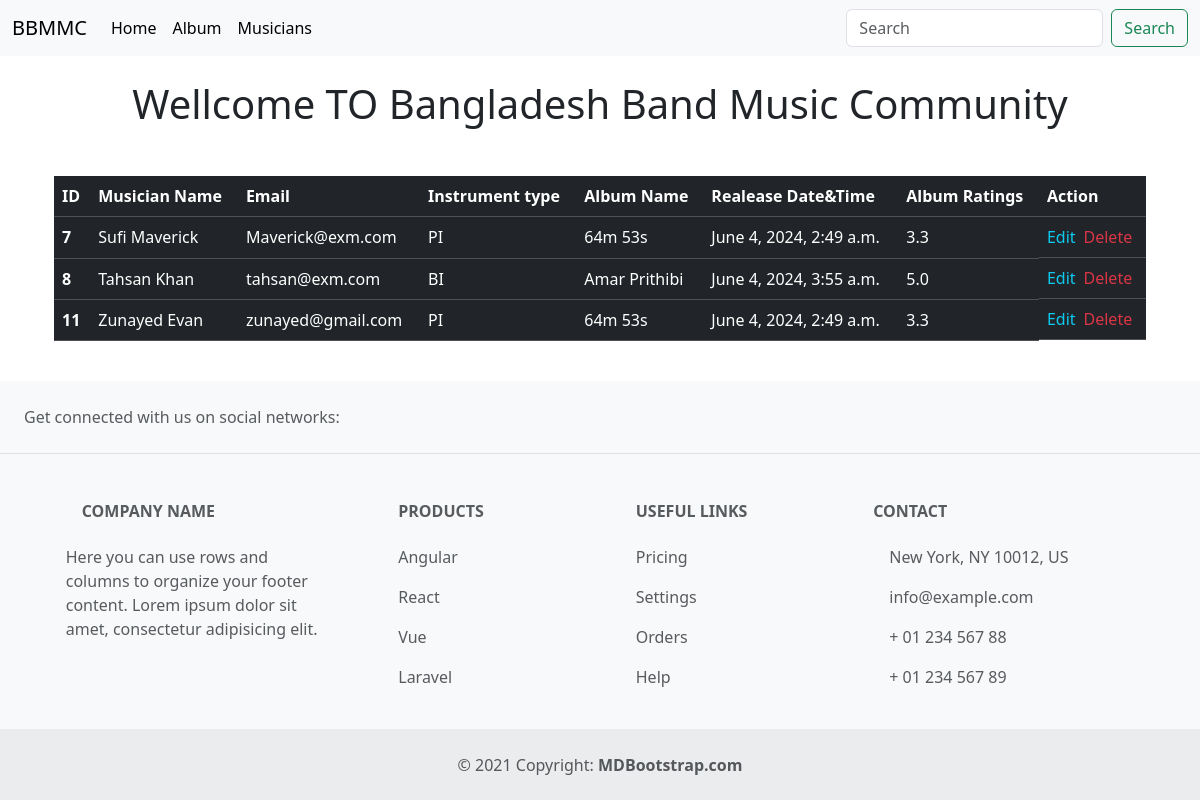
The page / on the database its author committed.
### Musician/models.py (models this page shows, shortened)
class MusicianModel(models.Model):
    firstname = models.CharField(max_length=60)
    lastname = models.CharField(max_length=60)
    useremail = models.EmailField()
    userphone = models.CharField(max_length=12)
    intrumenttype = models.CharField(max_length=150)
    album = models.ForeignKey(AlbumModel, on_delete=models.CASCADE)

### Album/models.py (models this page shows, shortened)
class AlbumModel(models.Model):
    albumname = models.CharField(max_length=80)
    albumreleasedate = models.DateTimeField(auto_now=True)
    albumrating = models.FloatField(
        validators=[MinValueValidator(1.0), MaxValueValidator(5.0)]
    )

### Main/views.py (the view)
# urls.py: path("", mainpage, name="home"),
def mainpage(req):
    infos = MusicianModel.objects.all()
    return render(req, "Main/Main.html", {"infos": infos})

### Main/templates/Main/Main.html (shortened to what this page needs)
{% extends 'Main/Base.html' %}
{% load static %}
{% block css %}
<link rel="stylesheet" href="{% static 'css/Main.css' %}">
{% endblock css %}
{% block hero_Section %}
<section class="container mx-auto mt-4">
    <h1 class="text-center">Wellcome TO Bangladesh Band Music Community</h1>
</section>
{% endblock hero_Section %}
{% block Main_Section %}
<section class="container mx-auto mt-4 p-4">
    <div class="mx-auto ">
        <table class="table table-dark">
          {% if infos %}
            <thead>
              <tr>
                <th scope="col">ID</th>
                <th scope="col">Musician Name</th>
                <th scope="col">Email</th>
                <th scope="col">Instrument type</th>
                <th scope="col">Album Name</th>
                <th scope="col">Realease Date&Time</th>
                <th scope="col">Album Ratings</th>
                <th scope="col">Action</th>
              </tr>
            </thead>
            <tbody>
                {% for info in infos %}
                <tr>
                    <th scope="row">{{info.id}}</th>
                    <td><a class="userName" href="{% url 'editMusician' info.id %}">{{info.firstname}} {{info.lastname}}</a></td>
                    <td>{{info.useremail}}</td>
                    <td>{{info.intrumenttype}}</td>
                    <td>{{info.album.albumname}}</td>
                    <td>{{info.album.albumreleasedate}}</td>
                    <td>{{info.album.albumrating}}</td>
                    <td class="actionsbtns">
                      <a href="{% url 'editAlbum' info.album.id %}" class="link-info">Edit</a>
                      <a href="{% url 'deleteAlbum' info.album.id %}" class="link-danger">Delete</a>
                    </td>
                  </tr>
                  {% endfor %}
                {% else %}
                <h3 class="text-danger">No Data Found!</h3>
            </tbody>
            {% endif %}
          </table>
    </div>
</section>
{% endblock Main_Section %}

### Main/templates/Main/Base.html (shortened to what this page needs)
{% load static %}
<!doctype html>
<html lang="en">
  <head>
    <link href="https://cdn.jsdelivr.net/npm/bootstrap@5.3.3/dist/css/bootstrap.min.css" rel="stylesheet">
    <link rel="stylesheet" href="{% static 'css/Base.css' %}">
    {% block css %}{% endblock css %}
  </head>
  <body>
    <header>
        <nav class="navbar navbar-expand-lg bg-body-tertiary">
            <div class="container-fluid">
              <a class="navbar-brand" href="{% url 'home' %}">BBMMC</a>
              <div class="collapse navbar-collapse" id="navbarSupportedContent">
                <ul class="navbar-nav me-auto mb-2 mb-lg-0">
                  <li class="nav-item">
                    <a class="nav-link active" aria-current="page" href="{% url 'home' %}">Home</a>
                  </li>
                  <li class="nav-item">
                    <a class="nav-link active" aria-current="page" href="{% url 'album' %}">Album</a>
                  </li>
                  <li class="nav-item">
                    <a class="nav-link active" aria-current="page" href="{% url 'musician' %}">Musicians</a>
                  </li>
                </ul>
                <form class="d-flex" role="search">
                  <input class="form-control me-2" type="search" placeholder="Search" aria-label="Search">
                  <button class="btn btn-outline-success" type="submit">Search</button>
                </form>
              </div>
            </div>
          </nav>
          {% block hero_Section %}{% endblock hero_Section %}
    </header>
    <main>
        {% block Main_Section %}{% endblock Main_Section %}
    </main>
<footer class="text-center text-lg-start bg-body-tertiary text-muted">
    <section class="d-flex justify-content-center justify-content-lg-between p-4 border-bottom">
      <div class="me-5 d-none d-lg-block">
        <span>Get connected with us on social networks:</span>
      </div>
      <div>
      </div>
    </section>
    <section class="">
      <div class="container text-center text-md-start mt-5">
        <div class="row mt-3">
          <div class="col-md-3 col-lg-4 col-xl-3 mx-auto mb-4">
            <h6 class="text-uppercase fw-bold mb-4">
              Company name
            </h6>
            <p>
              Here you can use rows and columns to organize your footer content. Lorem ipsum
              dolor sit amet, consectetur adipisicing elit.
            </p>
          </div>
          <div class="col-md-2 col-lg-2 col-xl-2 mx-auto mb-4">
            <h6 class="text-uppercase fw-bold mb-4">
              Products
            </h6>
            <p>
              <a href="#!" class="text-reset">Angular</a>
            </p>
            <p>
              <a href="#!" class="text-reset">React</a>
            </p>
            <p>
              <a href="#!" class="text-reset">Vue</a>
            </p>
            <p>
              <a href="#!" class="text-reset">Laravel</a>
            </p>
          </div>
          <div class="col-md-3 col-lg-2 col-xl-2 mx-auto mb-4">
            <h6 class="text-uppercase fw-bold mb-4">
              Useful links
            </h6>
            <p>
              <a href="#!" class="text-reset">Pricing</a>
            </p>
            <p>
              <a href="#!" class="text-reset">Settings</a>
            </p>
            <p>
              <a href="#!" class="text-reset">Orders</a>
            </p>
            <p>
              <a href="#!" class="text-reset">Help</a>
            </p>
          </div>
          <div class="col-md-4 col-lg-3 col-xl-3 mx-auto mb-md-0 mb-4">
            <h6 class="text-uppercase fw-bold mb-4">Contact</h6>
            <p> New York, NY 10012, US</p>
            <p>
              info@example.com
            </p>
            <p> + 01 234 567 88</p>
            <p> + 01 234 567 89</p>
          </div>
        </div>
      </div>
    </section>
    <div class="text-center p-4" style="background-color: rgba(0, 0, 0, 0.05);">
      © 2021 Copyright:
      <a class="text-reset fw-bold" href="https://mdbootstrap.com/">MDBootstrap.com</a>
    </div>
  </footer>
  </body>
</html>

### Main/static/css/Main.css (style rules this page uses)
* { text-decoration: none !important; }
.userName { text-decoration: none; color: #fff; }
.actionsbtns { display: flex !important; gap: 8px !important; }

### rows shown on the page
MusicianModel: id "7", firstname "Sufi", lastname "Maverick", useremail "Maverick@exm.com", intrumenttype "PI", album.albumname "64m 53s", album.albumreleasedate "June 4, 2024, 2:49 a.m.", album.albumrating "3.3"
MusicianModel: id "8", firstname "Tahsan", lastname "Khan", useremail "tahsan@exm.com", intrumenttype "BI", album.albumname "Amar Prithibi", album.albumreleasedate "June 4, 2024, 3:55 a.m.", album.albumrating "5.0"
MusicianModel: id "11", firstname "Zunayed", lastname "Evan", useremail "zunayed@gmail.com", intrumenttype "PI", album.albumname "64m 53s", album.albumreleasedate "June 4, 2024, 2:49 a.m.", album.albumrating "3.3"
